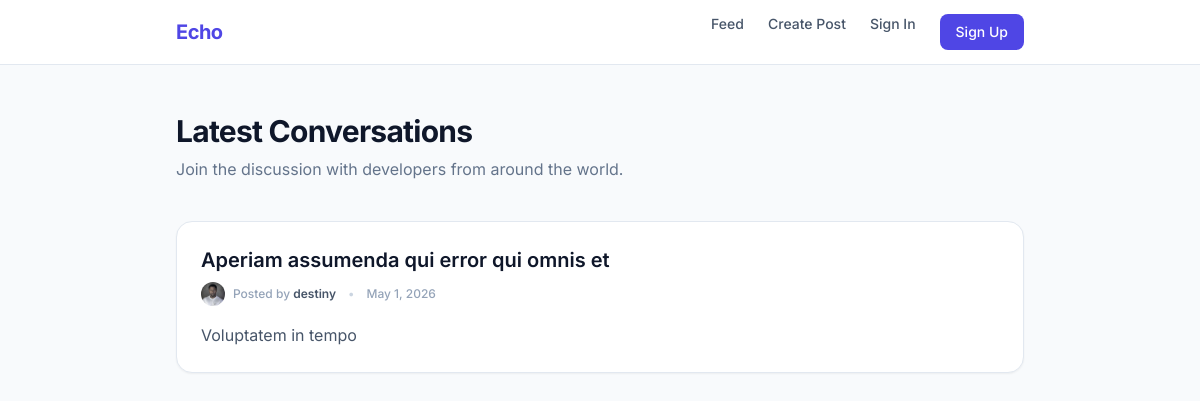
The page / on the database its author committed.
### posts/models.py (models this page shows)
class Post(models.Model):
    author = models.ForeignKey(settings.AUTH_USER_MODEL, on_delete=models.CASCADE, related_name='posts', null=True, blank=True)
    title = models.CharField(max_length=200)
    content = models.TextField()
    created_at = models.DateTimeField(auto_now_add=True)

### userauths/models.py (models this page shows, shortened)
class User(AbstractUser):
    username = models.CharField(max_length=150, unique=True, null=True, blank=True)
    email = models.EmailField(unique=True, null=True, blank=True)
    full_name = models.CharField(max_length=200, null=True, blank=True)
    bio = models.TextField(null=True, blank=True)
    profile_pic = models.ImageField(upload_to="user_images", default="default.jpg", null=True, blank=True)
    USERNAME_FIELD = 'email'
    REQUIRED_FIELDS = ['username']

### posts/views.py (the view)
# urls.py: path('', views.index, name='index'),
def index(request): # This view handles the homepage feed
    posts = Post.objects.all().order_by('-created_at')
    context = {
        'topics': posts # The key 'topics' is what we loop through in the index.html template
    }
    return render(request, 'posts/index.html', context)

### posts/templates/posts/index.html (shortened to what this page needs)
<!DOCTYPE html>
<html lang="en">
<head>
    <script src="https://cdn.tailwindcss.com"></script>
</head>
<body class="bg-slate-50 text-slate-900 antialiased min-h-screen">
    <header class="bg-white border-b border-slate-200 sticky top-0 z-50">
        <nav class="max-w-4xl mx-auto px-6 h-16 flex items-center justify-between">
            <a href="/" class="text-xl font-bold tracking-tight text-indigo-600">Echo</a>
            <div class="flex gap-6 text-sm font-medium text-slate-600">
                <a href="/" class="hover:text-indigo-600 transition-colors">Feed</a>
                <a href="{% url 'create_post' %}" class="hover:text-indigo-600 transition-colors">Create Post</a>
                {% if user.is_authenticated %}
                    <a href="{% url 'dashboard' %}" class="hover:text-indigo-600 transition-colors">Dashboard</a>
                    <a href="{% url 'signout' %}" class="hover:text-indigo-600 transition-colors text-red-500">Logout</a>
                {% else %}
                    <a href="{% url 'signin' %}" class="hover:text-indigo-600 transition-colors">Sign In</a>
                    <a href="{% url 'signup' %}" class="bg-indigo-600 text-white px-4 py-2 rounded-lg hover:bg-indigo-700 transition-all">Sign Up</a>
                {% endif %}
            </div>
        </nav>
    </header>
    <main class="max-w-4xl mx-auto px-6 py-12">
        <div class="mb-10">
            <h1 class="text-3xl font-bold tracking-tight text-slate-900">Latest Conversations</h1>
            <p class="text-slate-500 mt-2">Join the discussion with developers from around the world.</p>
        </div>
        <div class="space-y-6">
            {% for topic in topics %}
            <article
                class="bg-white border border-slate-200 p-6 rounded-2xl shadow-sm hover:shadow-md transition-shadow">
                <h2 class="text-xl font-semibold text-slate-900">
                    <a href="{% url 'post_detail' topic.id %}" class="hover:text-indigo-600 transition-colors">{{ topic.title }}</a>
                </h2>
                <div class="flex items-center justify-between mt-2 text-xs text-slate-400 font-medium">
                    <div class="flex items-center gap-3">
                        <div class="flex items-center gap-2">
                            {% if topic.author.profile_pic %}
                                <img src="{{ topic.author.profile_pic.url }}" alt="Avatar" class="w-6 h-6 rounded-full object-cover">
                            {% else %}
                                <div class="w-6 h-6 bg-slate-100 rounded-full flex items-center justify-center text-indigo-600 font-bold text-[10px]">
                                    {{ topic.author.username|slice:":1"|upper }}
                                </div>
                            {% endif %}
                            <span>Posted by <span class="text-slate-600 font-semibold">{{ topic.author.username|default:"Anonymous" }}</span></span>
                        </div>
                        <span class="text-slate-300">•</span>
                        <span>{{ topic.created_at|date:"F j, Y" }}</span>
                    </div>
                </div>
                <p class="mt-4 text-slate-600 leading-relaxed">
                    {{ topic.content|truncatechars:200 }}
                </p>
            </article>
            {% empty %}
            <div class="text-center py-20 bg-white rounded-2xl border border-dashed border-slate-300">
                <p class="text-slate-500">No topics have been posted yet. Why not start one?</p>
            </div>
            {% endfor %}
        </div>
    </main>
</body>
</html>

### posts/templates/posts/index.html (style rules this page uses)
body { font-family: 'Inter', sans-serif; }

### rows shown on the page
Post: title "Aperiam assumenda qui error qui omnis et", author.profile_pic (picture), author.username "destiny", created_at "May 1, 2026", content "Voluptatem in tempo"
